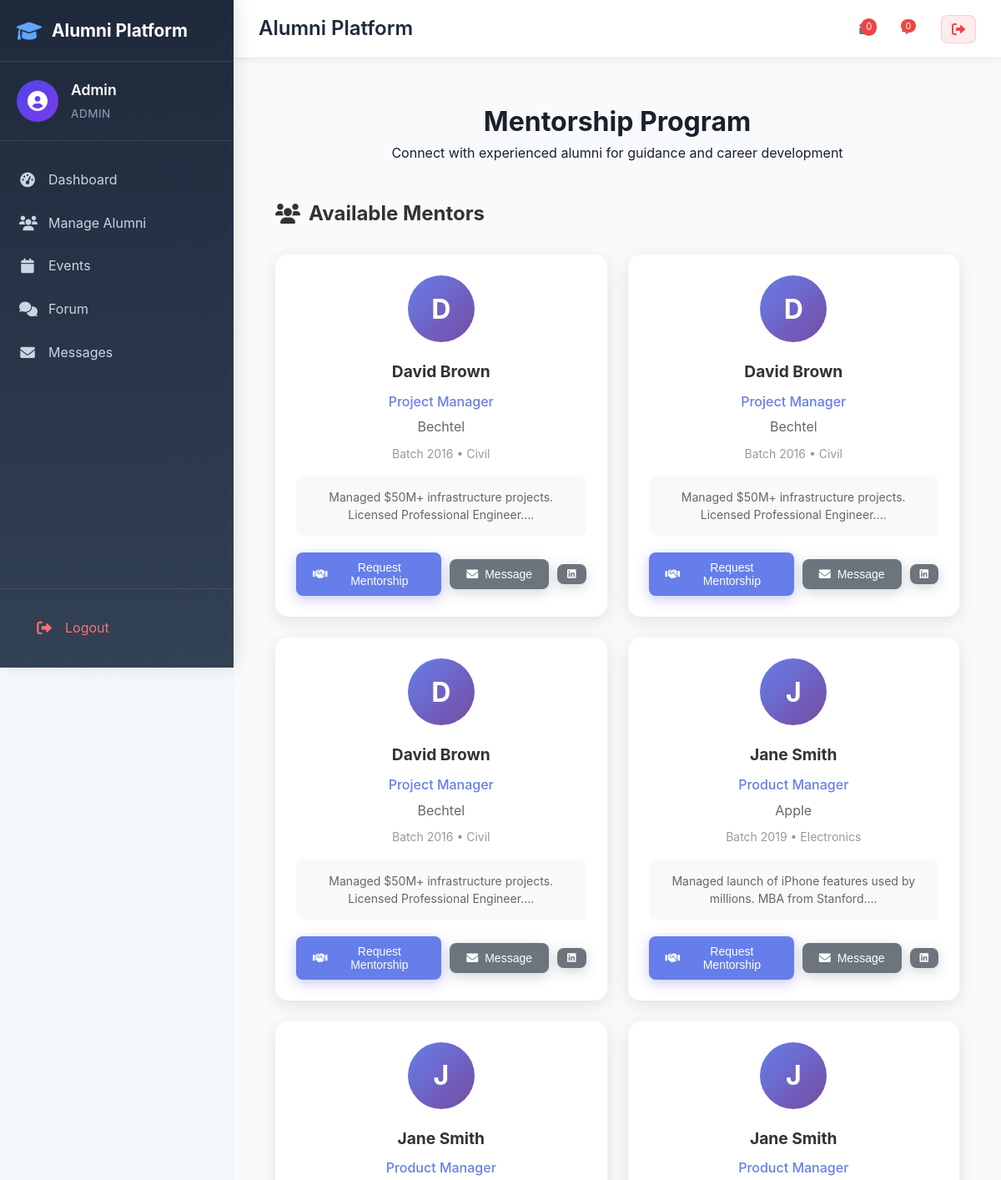
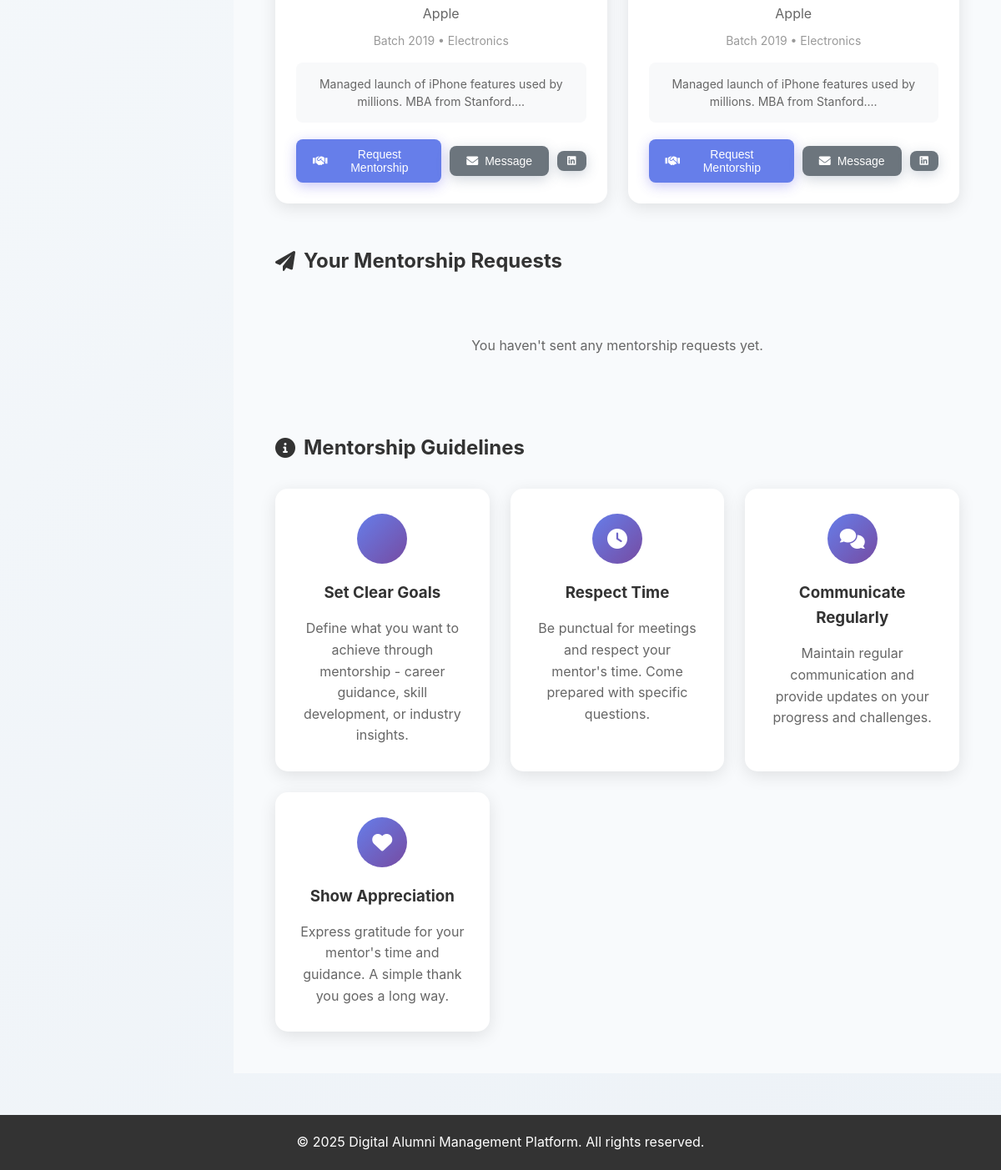
/mentorship (signed in), run on the app's committed database (2 pictures, top to bottom).
### tables this page shows
CREATE TABLE "alumni_profiles" (
            id INTEGER PRIMARY KEY AUTOINCREMENT,
            user_id INTEGER,
            name TEXT NOT NULL,
            batch_year INTEGER,
            department TEXT,
            current_job TEXT,
            company TEXT,
            location TEXT,
            achievements TEXT,
            profile_picture TEXT,
            cv_file TEXT,
            linkedin_url TEXT,
            privacy_level TEXT DEFAULT 'public' CHECK(privacy_level IN ('public', 'private')),
            available_for_mentorship INTEGER DEFAULT 0,
            created_at TIMESTAMP DEFAULT CURRENT_TIMESTAMP,
            FOREIGN KEY (user_id) REFERENCES users(id)
        );

### app.py (the view)
@app.route('/mentorship')
def mentorship():
    if 'user_id' not in session:
        return redirect(url_for('login'))
    if session.get('role') == 'alumni' and not check_profile_completion():
        session['profile_incomplete'] = True
        return redirect(url_for('create_profile'))
    mentors = db.execute_query("""
        SELECT ap.*, u.email
        FROM alumni_profiles ap
        JOIN users u ON ap.user_id = u.id
        WHERE ap.available_for_mentorship = TRUE
        AND u.is_verified = TRUE
        AND ap.user_id != ?
        ORDER BY ap.name
    """, (session['user_id'],))
    requests = db.execute_query("""
        SELECT mr.*, ap.name as mentor_name
        FROM mentorship_requests mr
        JOIN alumni_profiles ap ON mr.mentor_id = ap.user_id
        WHERE mr.mentee_id = ?
        ORDER BY mr.created_at DESC
    """, (session['user_id'],))
    return render_template('mentorship/index.html', mentors=mentors, requests=requests)

### templates/mentorship/index.html (shortened to what this page needs)
{% extends "base.html" %}
{% block content %}
<div class="mentorship-container">
    <div class="mentorship-header">
        <h1>Mentorship Program</h1>
        <p>Connect with experienced alumni for guidance and career development</p>
    </div>
    <div class="mentorship-content">
        <div class="mentors-section">
            <h2><i class="fas fa-users"></i> Available Mentors</h2>
            {% if mentors %}
            <div class="mentors-grid">
                {% for mentor in mentors %}
                <div class="mentor-card">
                    <div class="mentor-avatar">
                        {% if mentor.profile_picture %}
                            <img src="{{ url_for('static', filename='uploads/' + mentor.profile_picture) }}" alt="{{ mentor.name }}">
                        {% else %}
                            <div class="avatar-placeholder">
                                {{ mentor.name[0].upper() }}
                            </div>
                        {% endif %}
                    </div>
                    <div class="mentor-info">
                        <h3>{{ mentor.name }}</h3>
                        <p class="mentor-role">{{ mentor.current_job }}</p>
                        <p class="mentor-company">{{ mentor.company }}</p>
                        <p class="mentor-batch">Batch {{ mentor.batch_year }} • {{ mentor.department }}</p>
                        {% if mentor.achievements %}
                        <div class="mentor-achievements">
                            <p>{{ mentor.achievements[:100] }}...</p>
                        </div>
                        {% endif %}
                        <div class="mentor-actions">
                            <button class="btn btn-primary" onclick="requestMentorship({{ mentor.user_id }}, '{{ mentor.name }}')">
                                <i class="fas fa-handshake"></i> Request Mentorship
                            </button>
                            <button class="btn btn-secondary" onclick="sendMessageToMentor({{ mentor.user_id }}, '{{ mentor.name }}')">
                                <i class="fas fa-envelope"></i> Message
                            </button>
                            {% if mentor.linkedin_url %}
                            <a href="{{ mentor.linkedin_url }}" target="_blank" class="btn btn-secondary btn-sm">
                                <i class="fab fa-linkedin"></i>
                            </a>
                            {% endif %}
                        </div>
                    </div>
                </div>
                {% endfor %}
            </div>
            {% else %}
            <div class="no-mentors">
                <i class="fas fa-user-friends"></i>
                <h3>No mentors available</h3>
                <p>Check back later or consider becoming a mentor yourself!</p>
            </div>
            {% endif %}
        </div>
        <div class="requests-section">
            <h2><i class="fas fa-paper-plane"></i> Your Mentorship Requests</h2>
            {% if requests %}
            <div class="requests-list">
                {% for request in requests %}
                <div class="request-item">
                    <div class="request-info">
                        <h4>{{ request.mentor_name }}</h4>
                        <p class="request-message">{{ request.message[:100] }}...</p>
                        <small>Sent on {{ request.created_at.strftime('%B %d, %Y') }}</small>
                    </div>
                    <div class="request-status">
                        <span class="status-badge {{ request.status }}">
                            {% if request.status == 'pending' %}
                                <i class="fas fa-clock"></i> Pending
                            {% elif request.status == 'accepted' %}
                                <i class="fas fa-check"></i> Accepted
                            {% else %}
                                <i class="fas fa-times"></i> Rejected
                            {% endif %}
                        </span>
                    </div>
                </div>
                {% endfor %}
            </div>
            {% else %}
            <div class="no-requests">
                <p>You haven't sent any mentorship requests yet.</p>
            </div>
            {% endif %}
        </div>
        <div class="guidelines-section">
            <h2><i class="fas fa-info-circle"></i> Mentorship Guidelines</h2>
            <div class="guidelines-grid">
                <div class="guideline-card">
                    <div class="guideline-icon">
                    </div>
                    <h3>Set Clear Goals</h3>
                    <p>Define what you want to achieve through mentorship - career guidance, skill development, or industry insights.</p>
                </div>
                <div class="guideline-card">
                    <div class="guideline-icon">
                        <i class="fas fa-clock"></i>
                    </div>
                    <h3>Respect Time</h3>
                    <p>Be punctual for meetings and respect your mentor's time. Come prepared with specific questions.</p>
                </div>
                <div class="guideline-card">
                    <div class="guideline-icon">
                        <i class="fas fa-comments"></i>
                    </div>
                    <h3>Communicate Regularly</h3>
                    <p>Maintain regular communication and provide updates on your progress and challenges.</p>
                </div>
                <div class="guideline-card">
                    <div class="guideline-icon">
                        <i class="fas fa-heart"></i>
                    </div>
                    <h3>Show Appreciation</h3>
                    <p>Express gratitude for your mentor's time and guidance. A simple thank you goes a long way.</p>
                </div>
            </div>
        </div>
    </div>
</div>
{% endblock %}

### static/css/style.css (style rules this page uses)
* { margin: 0; padding: 0; box-sizing: border-box; }
body { font-family: 'Inter', 'Segoe UI', Tahoma, Geneva, Verdana, sans-serif; line-height: 1.6; color: #1a202c; background: linear-gradient(135deg, #f7fafc 0%, #edf2f7 100%); min-height: 100vh; }
.btn { display: inline-block; padding: 10px 20px; border: none; border-radius: 5px; text-decoration: none; cursor: pointer; font-size: 14px; font-weight: 500; transition: all 0.3s; text-align: center; }
.btn-primary { background: linear-gradient(135deg, #4f46e5 0%, #7c3aed 50%, #ec4899 100%); color: white; border: none; box-shadow: 0 4px 15px rgba(79, 70, 229, 0.3); }
.btn-secondary { background: linear-gradient(135deg, #64748b 0%, #475569 100%); color: white; box-shadow: 0 4px 15px rgba(100, 116, 139, 0.3); padding-top: 5px; }
.btn-sm { padding: 5px 10px; font-size: 12px; }
.btn { display: inline-flex; align-items: center; gap: 8px; padding: 10px 20px; border: none; border-radius: 8px; font-size: 14px; font-weight: 500; text-decoration: none; cursor: pointer; transition: all 0.3s; text-align: center; justify-content: center; }
.btn-primary { background: #667eea; color: white; }
.btn-secondary { background: #6c757d; color: white; }
.btn-sm { padding: 6px 12px; font-size: 12px; }

### templates/mentorship/index.html (style rules this page uses)
.mentorship-container { max-width: 1200px; margin: 0 auto; padding: 0 20px; }
.mentorship-header { text-align: center; margin-bottom: 40px; }
.mentorship-content { display: flex; flex-direction: column; gap: 50px; }
.mentors-section h2, .requests-section h2, .guidelines-section h2 { color: #333; margin-bottom: 30px; display: flex; align-items: center; gap: 10px; }
.mentors-grid { display: grid; grid-template-columns: repeat(auto-fit, minmax(350px, 1fr)); gap: 25px; }
.mentor-card { background: white; border-radius: 15px; padding: 25px; box-shadow: 0 5px 20px rgba(0,0,0,0.1); transition: transform 0.3s; }
.mentor-avatar { text-align: center; margin-bottom: 20px; }
.avatar-placeholder { width: 80px; height: 80px; border-radius: 50%; background: linear-gradient(135deg, #667eea 0%, #764ba2 100%); color: white; display: flex; align-items: center; justify-content: center; font-size: 2rem; font-weight: bold; margin: 0 auto; }
.mentor-info { text-align: center; }
.mentor-info h3 { color: #333; margin-bottom: 8px; font-size: 1.2rem; }
.mentor-role { color: #667eea; font-weight: 500; margin-bottom: 5px; }
.mentor-company { color: #666; margin-bottom: 8px; }
.mentor-batch { color: #999; font-size: 14px; margin-bottom: 15px; }
.mentor-achievements { background: #f8f9fa; padding: 15px; border-radius: 8px; margin-bottom: 20px; }
.mentor-achievements p { color: #666; font-size: 14px; line-height: 1.5; margin: 0; }
.mentor-actions { display: flex; gap: 10px; justify-content: center; align-items: center; }
.no-requests { text-align: center; padding: 40px; color: #666; }
.guidelines-grid { display: grid; grid-template-columns: repeat(auto-fit, minmax(250px, 1fr)); gap: 25px; }
.guideline-card { background: white; padding: 30px; border-radius: 15px; box-shadow: 0 5px 20px rgba(0,0,0,0.1); text-align: center; }
.guideline-icon { width: 60px; height: 60px; border-radius: 50%; background: linear-gradient(135deg, #667eea 0%, #764ba2 100%); color: white; display: flex; align-items: center; justify-content: center; font-size: 1.5rem; margin: 0 auto 20px; }
.guideline-card h3 { color: #333; margin-bottom: 15px; }
.guideline-card p { color: #666; line-height: 1.6; }

### data on the page
alumni_profiles: name "D", name "David Brown", current_job "Project Manager", company "Bechtel", batch_year "2016", department "Civil", achievements "Managed $50M+ infrastructure projects. Licensed Professional Engineer."
alumni_profiles: name "D", name "David Brown", current_job "Project Manager", company "Bechtel", batch_year "2016", department "Civil", achievements "Managed $50M+ infrastructure projects. Licensed Professional Engineer."
alumni_profiles: name "D", name "David Brown", current_job "Project Manager", company "Bechtel", batch_year "2016", department "Civil", achievements "Managed $50M+ infrastructure projects. Licensed Professional Engineer."
alumni_profiles: name "J", name "Jane Smith", current_job "Product Manager", company "Apple", batch_year "2019", department "Electronics", achievements "Managed launch of iPhone features used by millions. MBA from Stanford."
alumni_profiles: name "J", name "Jane Smith", current_job "Product Manager", company "Apple", batch_year "2019", department "Electronics", achievements "Managed launch of iPhone features used by millions. MBA from Stanford."
alumni_profiles: name "J", name "Jane Smith", current_job "Product Manager", company "Apple", batch_year "2019", department "Electronics", achievements "Managed launch of iPhone features used by millions. MBA from Stanford."

### other printed values
{{ session.email.split('@')[0].title() }} "Admin"
{{ session.role.title() }} "ADMIN"
